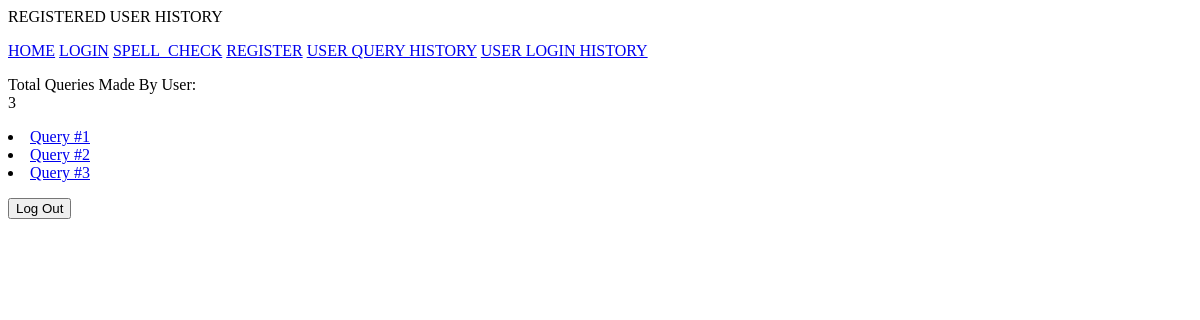
The app's page /history (signed in), older data.
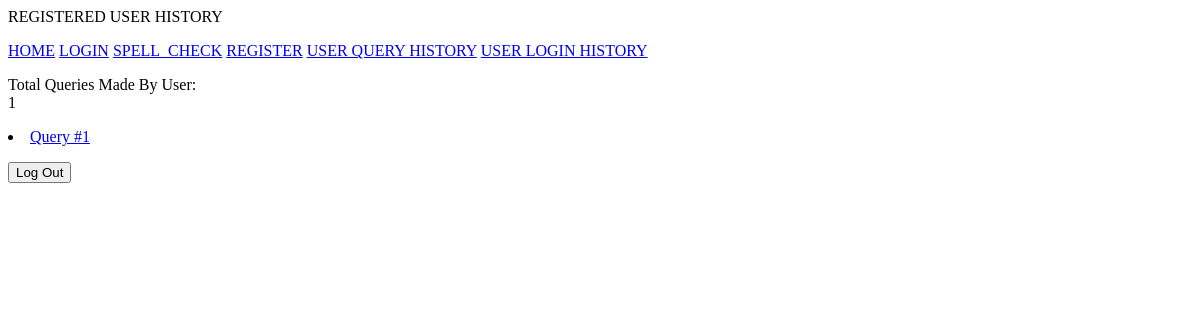
The same page, newer data.
### app.py (models this page shows)
class userSpellHistory(db.Model):
    queryID= db.Column(db.Integer(),unique=True,nullable=False,primary_key=True,autoincrement=True)
    username = db.Column(db.String(20), unique=False,nullable=False)
    queryText = db.Column(db.String(20000), unique=False,nullable=False)
    queryResults = db.Column(db.String(20000), unique=False,nullable=False)
    def __repr__(self):
        return f"userSpellHistory('{self.queryID}','{self.username}','{self.queryText}','{self.queryResults}')"

### app.py (the view)
@app.route('/history', methods=['GET','POST'])
def history():
    if session.get('logged_in') and request.method =='GET':
        try:
            numqueries = userSpellHistory.query.filter_by(username=('%s' % current_user.username)).order_by(userSpellHistory.queryID.desc()).first()
            allqueries =  userSpellHistory.query.filter_by(username=('%s' % current_user.username)).all()
            numqueriesCount = numqueries.queryID
        except AttributeError:
            numqueries = ''
            numqueriesCount = 0
            allqueries = ''
        return render_template('history.html', numqueries=numqueriesCount,allqueries=allqueries)
    else:
        return render_template('unauthorized.html')

### app.py (called while the page is built)
@login_manager.user_loader
def user_loader(user_id):
    return userTable.query.get(user_id)

### templates/history.html (shortened to what this page needs)
{% from "_formhelpers.html" import render_field %}
<p>REGISTERED USER HISTORY</p>
<a href="http://localhost:5000/home">HOME</a>
<a href="http://localhost:5000/login">LOGIN</a>
<a href="http://localhost:5000/spell_check">SPELL_CHECK</a>
<a href="http://localhost:5000/register">REGISTER</a>
<a href="http://localhost:5000/history">USER QUERY HISTORY</a>
<a href="http://localhost:5000/login_history">USER LOGIN HISTORY</a>
<form method=post>
  <dl>
Total Queries Made By User: <div id=numqueries>{{numqueries}}</div>
  </dl>
{%for query in allqueries %}
  <li><a  id="query{{query}}" href="/history/query{{query.queryID}}">Query #{{query.queryID}}</a></li>
{%endfor %}
    <p><input type=submit name='submit_button' value='Log Out'>
</form>

Row changes from the older to the newer data that the page shows:
removed userSpellHistory: queryID "2"
removed userSpellHistory: queryID "3"
Text that changed along with them:
{{ numqueries }}: "3" → "1"
